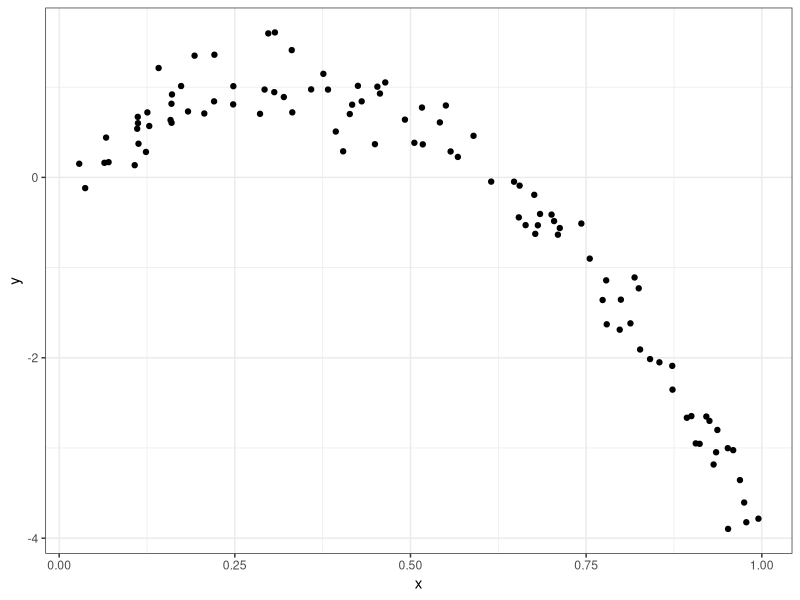
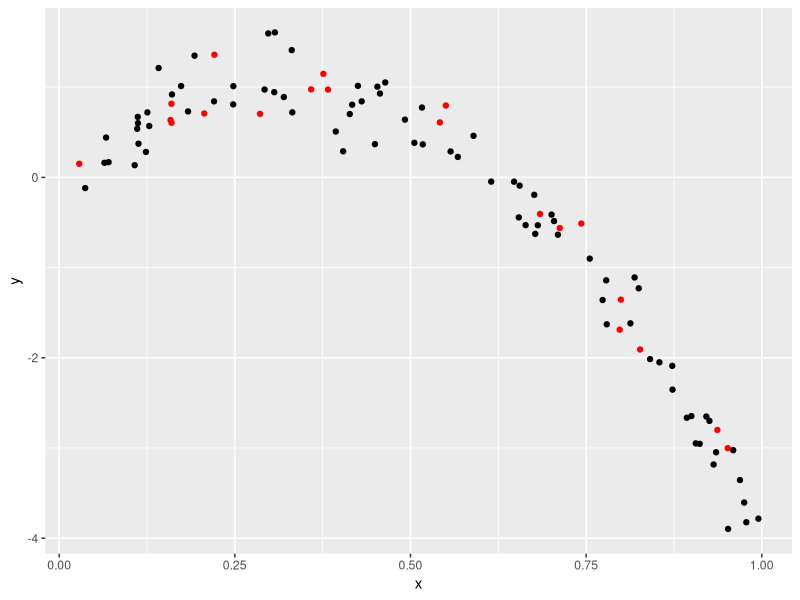
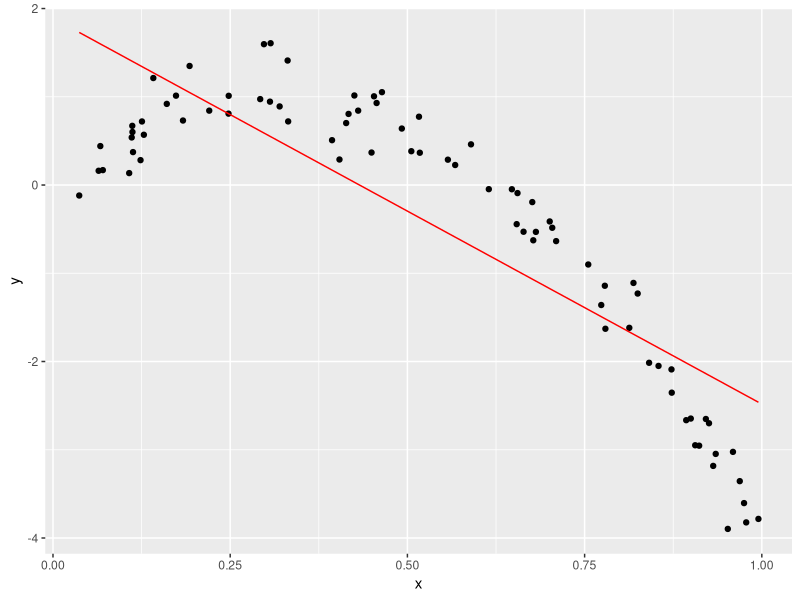
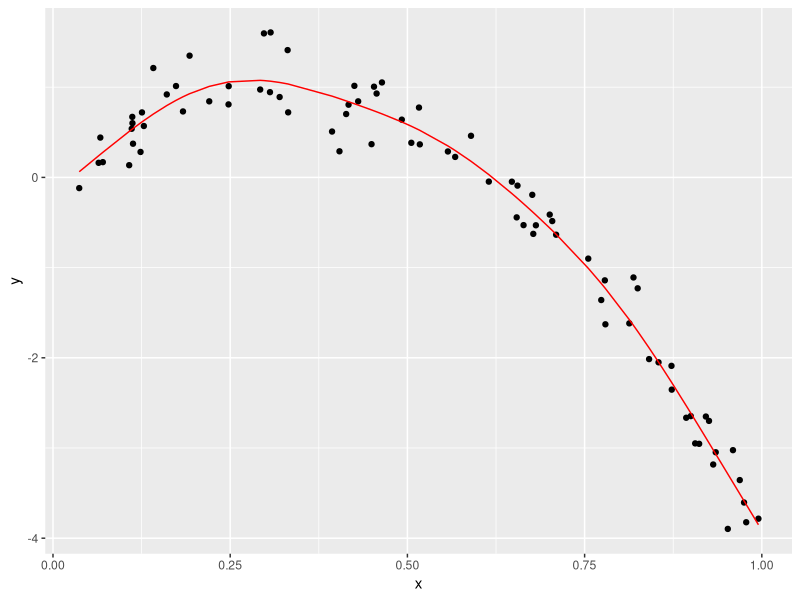
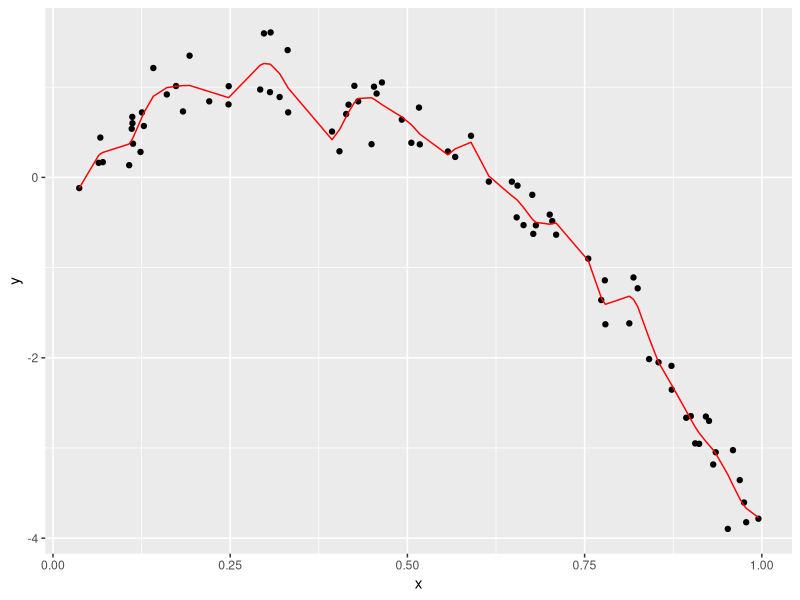
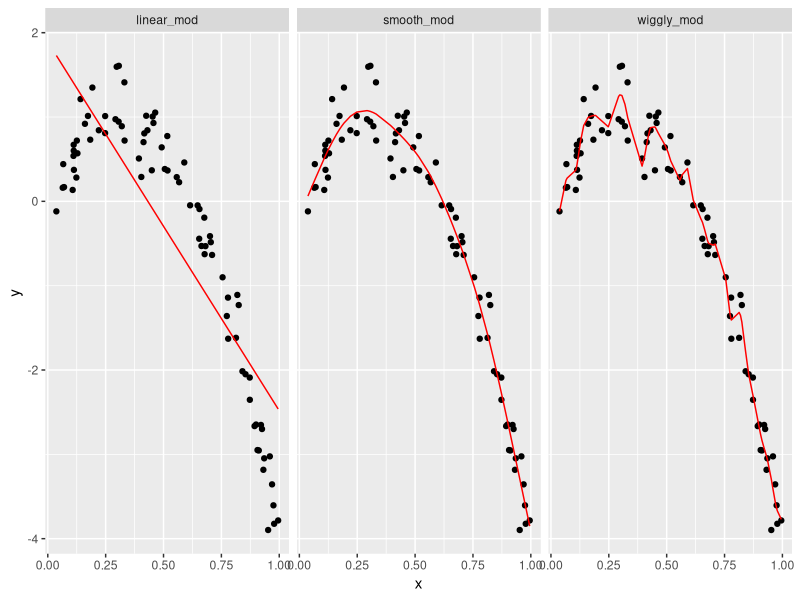

Generate these figures, in order, with R:
## ---- chunk 1
knitr::opts_chunk$set(echo = TRUE)
library(tidyverse)
library(modelr)
library(mgcv)
## ---- chunk 2
nonlin_df = 
  tibble(
    id = 1:100,
    x = runif(100, 0, 1),
    y = 1 - 10 * (x - .3) ^ 2 + rnorm(100, 0, .3)
  )

nonlin_df %>% 
  ggplot(aes(x = x, y = y)) + 
  geom_point() + theme_bw()
## ---- chunk 3
training_df = sample_frac(nonlin_df, size  = .8 )
test_df = anti_join(nonlin_df, training_df, by = "id")

ggplot(training_df, aes(x = x, y = y)) + 
  geom_point() + 
  geom_point(data = test_df, color = "red")
## ---- chunk 4
linear_mod = lm(y~x, data = training_df)
smooth_mod = mgcv::gam(y~s(x), data = training_df)
wiggly_mod = mgcv::gam(y ~ s(x, k = 30), sp = 10e-6, data = training_df)
## ---- chunk 5
training_df %>% 
  add_predictions(linear_mod) %>% 
  ggplot(aes(x = x, y= y))+
  geom_point() + 
  geom_line(aes(y = pred), color = "red")

training_df %>% 
  add_predictions(smooth_mod) %>% 
  ggplot(aes(x = x, y= y))+
  geom_point() + 
  geom_line(aes(y = pred), color = "red")

training_df %>% 
  add_predictions(wiggly_mod) %>% 
  ggplot(aes(x = x, y= y))+
  geom_point() + 
  geom_line(aes(y = pred), color = "red")
## ---- chunk 6
training_df %>% 
  gather_predictions(linear_mod, smooth_mod, wiggly_mod) %>% 
  mutate(model = fct_inorder(model)) %>% 
  ggplot(aes(x = x, y = y)) + 
  geom_point() + 
  geom_line(aes(y = pred), color = "red") + 
  facet_wrap(~model)
## ---- chunk 7
rmse(linear_mod, test_df)
## [1] 0.7052956
rmse(smooth_mod, test_df)
## [1] 0.2221774
rmse(wiggly_mod, test_df)
## [1] 0.289051
